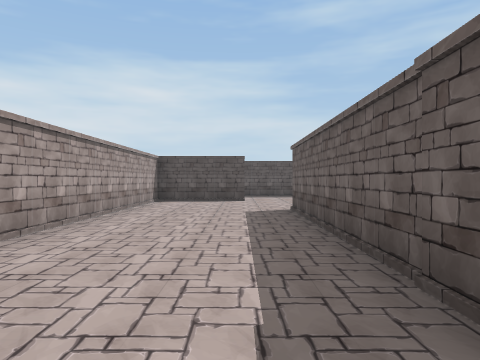
view 1 (above)

21 first-person views from a walk through a scene from a Unity 3-D project. The camera is 1.4 m above the floor, looks level and sees 70° across. The floor is counted in squares, 2 m on a side. Each view is taken from the middle of a square. On the plan, view 1 faces up. The plan holds only what a view shows up to about 11 squares ahead; the rest is blank. The player is left out. Some animated figures are not drawn.

view 2
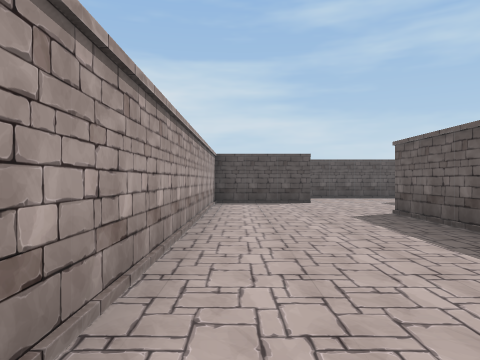

view 3
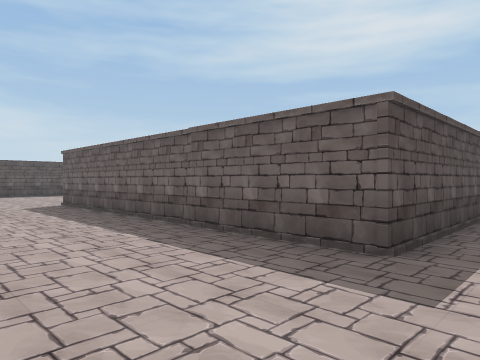

view 4
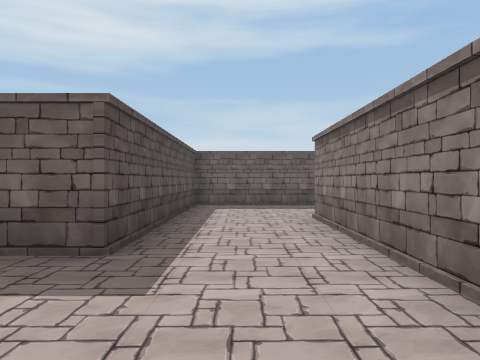

view 5
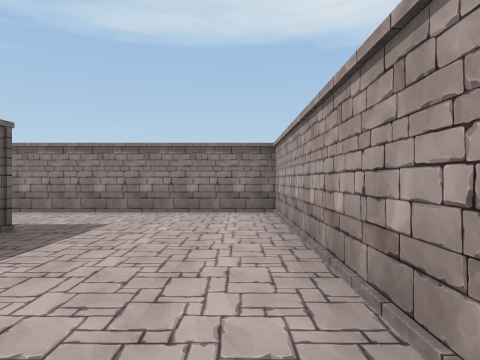

view 6
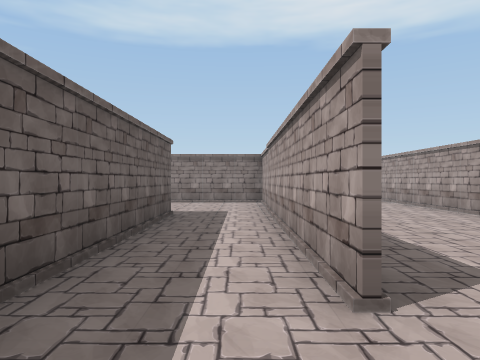

view 7
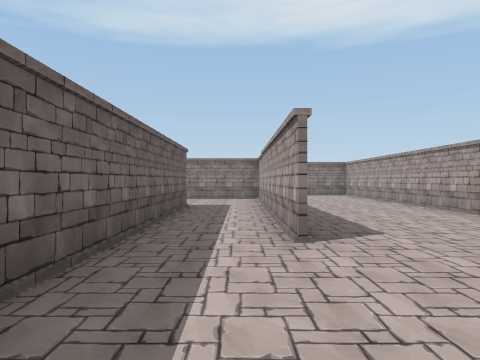

view 8
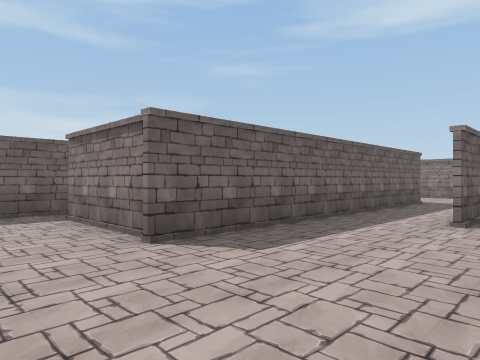

view 9
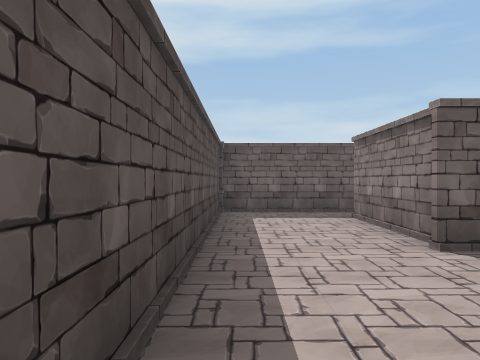

view 10
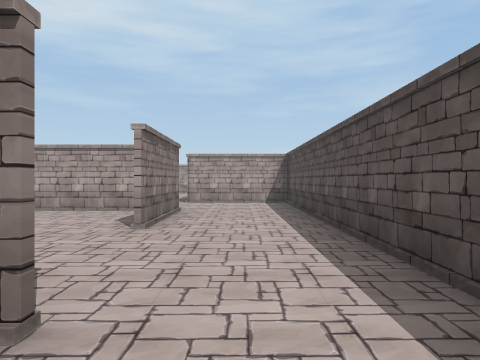

view 11
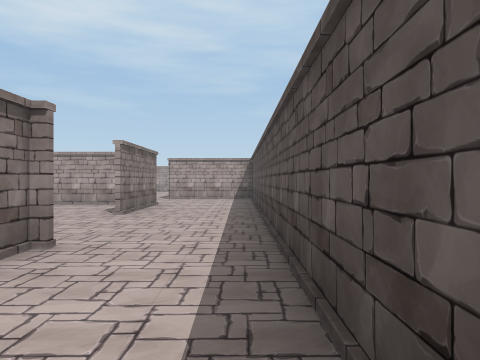

view 12
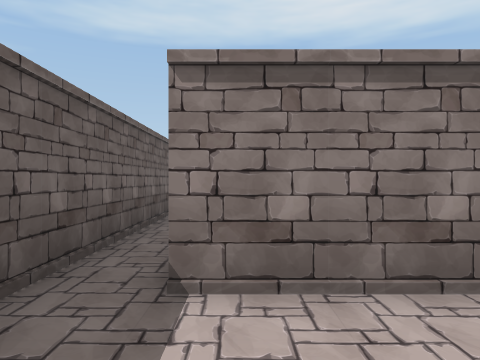

view 13
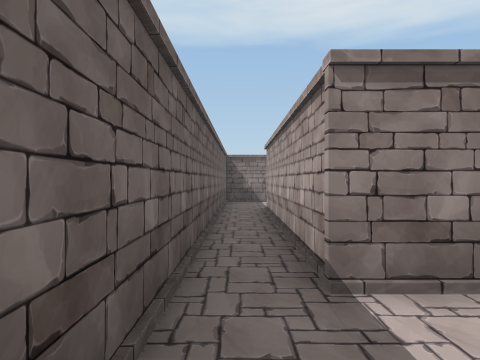

view 14
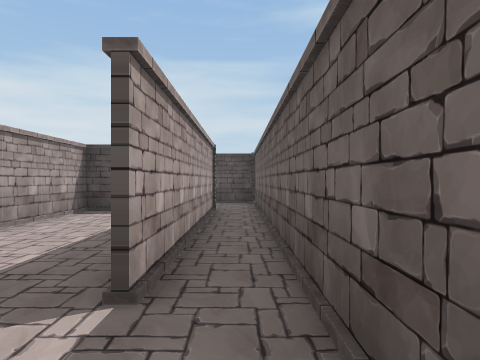

view 15
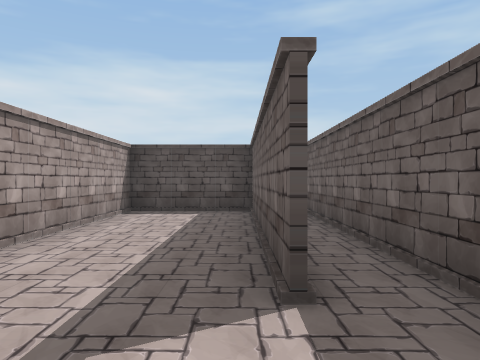

view 16
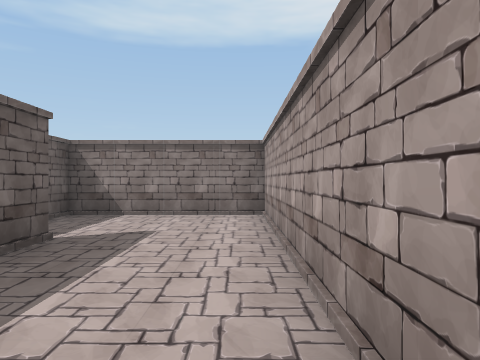

view 17
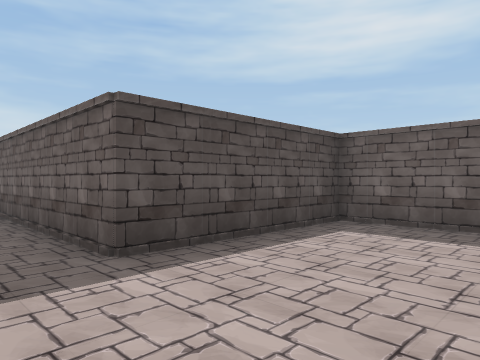

view 18
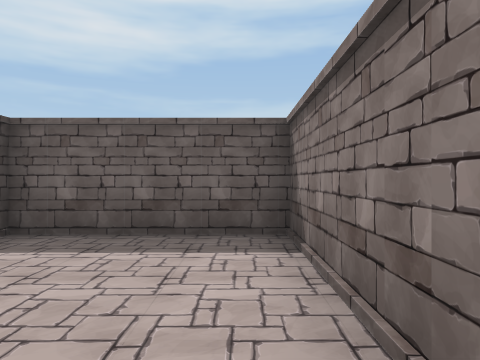

view 19
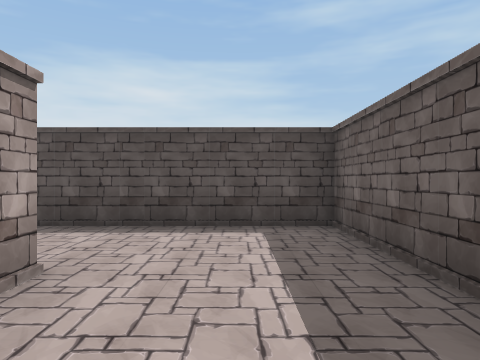

view 20
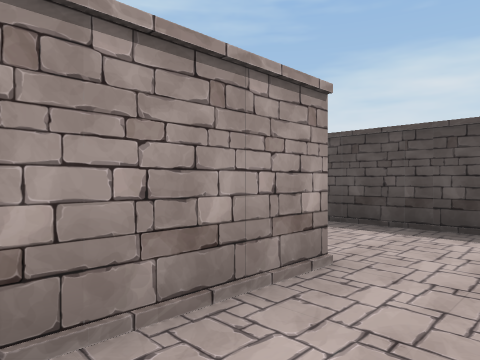

view 21
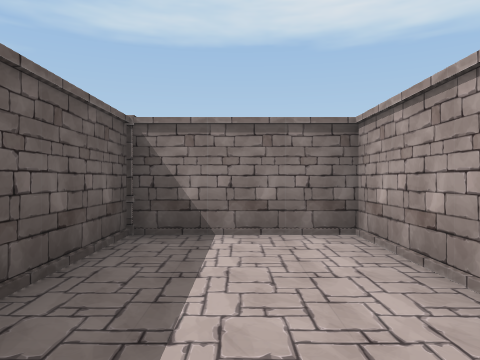

### Floor plan
Ten units are one square. View 1 is at (0, 0); x grows to the right and y downward. Boxes are objects, and circles mark ways between rooms. Rooms are numbered by the first view taken in them; rooms with no view inside come last. Other rooms are left out.
<svg viewBox="-60 -150 140 219">
<path fill="none" stroke="#000" d="M34 -84 34 -121M2 -115 -29 -115M-28 -112 -28 34 45 34M46 7 12 7 12 -82M35 -119 64 -119 64 -59M-29 -116 2 -116M55 -31 75 -31 75 -145 -55 -145 -55 -126M63 -59 63 -112M35 -121 35 -31 55 -31M65 -118 35 -118M75 -30 34 -30 34 -84M11 6 75 6M75 9 75 -31M14 -82 14 4M45 34 45 64 65 64M75 64 75 9M75 7 46 7"/>
<circle cx="15" cy="-120" r="3" fill="#2a7"/>
<circle cx="20" cy="-90" r="3" fill="#2a7"/>
<circle cx="40" cy="20" r="3" fill="#2a7"/>
<circle cx="60" cy="-45" r="3" fill="#2a7"/>
<text x="0" y="-50">1</text>
<text x="20" y="-120">2</text>
<text x="40" y="-80">3</text>
<text x="40" y="-20">4</text>
<text x="60" y="40">5</text>
</svg>
Room 1 opens to room 2. Room 1 opens to room 4. Room 1 opens to room 5. Room 2 opens to room 3.

Where each view was taken, in squares from view 1:
view 1: 0 up, 0 right, facing up
view 2: 1 up, 2 left, facing up
view 3: 2 down, 2 left, facing up-right
view 4: 2 down, 2 left, facing right
view 5: 4 up, 2 left, facing down
view 6: 10 up, 2 right, facing down
view 7: 12 up, 2 right, facing down
view 8: 14 up, 0 right, facing down-right
view 9: 14 up, 0 right, facing right
view 10: 13 up, 5 right, facing left
view 11: 14 up, 7 right, facing left
view 12: 14 up, 6 right, facing down
view 13: 14 up, 7 right, facing down
view 14: 4 up, 7 right, facing up
view 15: 4 up, 6 right, facing up
view 16: 10 up, 4 right, facing down
view 17: 0 up, 2 right, facing up-right
view 18: 0 up, 3 right, facing right
view 19: 6 down, 6 right, facing up
view 20: 6 down, 6 right, facing up-left
view 21: 2 down, 6 right, facing down
